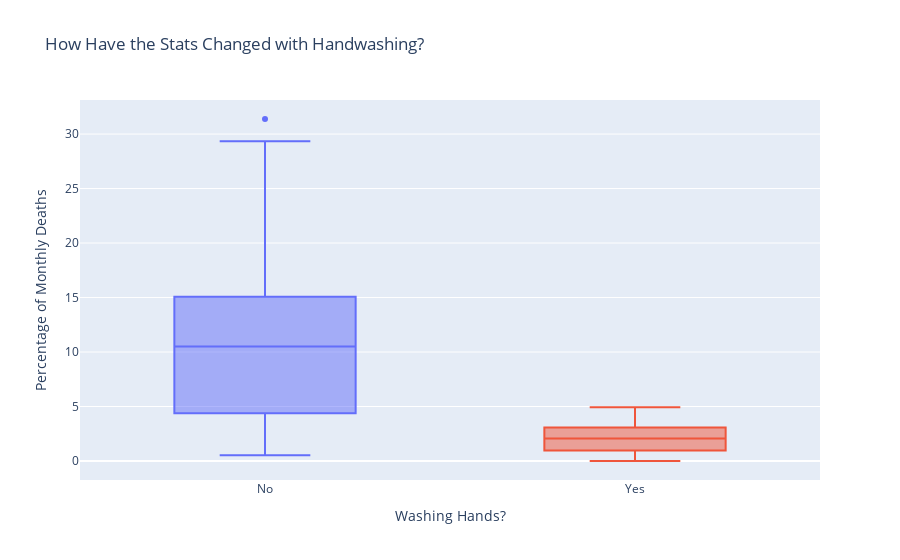

Notebook code cell kept with this figure:
### Code cell
boxplot = px.box(df_monthly, x='before_handwashing_start', y='pct_deaths', color='before_handwashing_start', title='How Have the Stats Changed with Handwashing?')
boxplot.update_layout(xaxis_title='Washing Hands?', yaxis_title='Percentage of Monthly Deaths')
boxplot.update_layout(showlegend=False)
boxplot.show()

### Figure 1 — Plotly figure (JSON) as saved in the notebook; plotly's stock layout.template omitted (floating-point values rounded to 4 significant figures)
{"data": [{"alignmentgroup": "True", "hovertemplate": "before_handwashing_start=%{x}<br>pct_deaths=%{y}<extra></extra>", "legendgroup": "No", "marker": {"color": "#636efa"}, "name": "No", "notched": false, "offsetgroup": "No", "orientation": "v", "showlegend": true, "type": "box", "x": ["No", "No", "No", "No", "No", "No", "No", "No", "No", "No", "No", "No", "No", "No", "No", "No", "No", "No", "No", "No", "No", "No", "No", "No", "No", "No", "No", "No", "No", "No", "No", "No", "No", "No", "No", "No", "No", "No", "No", "No", "No", "No", "No", "No", "No", "No", "No", "No", "No", "No", "No", "No", "No", "No", "No", "No", "No", "No", "No", "No", "No", "No", "No", "No", "No", "No", "No", "No", "No", "No", "No", "No", "No", "No", "No", "No"], "x0": " ", "xaxis": "x", "y": [14.57, 7.531, 4.332, 1.569, 0.7843, 5, 8.421, 1.351, 1.878, 11.02, 22.55, 20.85, 12.22, 10.23, 10.74, 3.226, 6.593, 20.78, 25.46, 18.39, 29.34, 22.97, 31.38, 19.12, 15.97, 12.41, 11.93, 6.098, 4.082, 0.5236, 1.554, 2.262, 17.6, 7.143, 8.051, 15.16, 11.28, 17.03, 17.31, 5.833, 2.679, 4.369, 6.32, 1.224, 3.226, 11.02, 10.55, 7.591, 4.745, 4.452, 4.231, 4.392, 7.143, 6.122, 3.586, 10.55, 14.84, 10.94, 10.49, 13.39, 18.09, 15.43, 18.97, 13.44, 10.15, 13.1, 18.06, 14.39, 14.96, 10.77, 5.369, 3.215, 1.923, 3.607, 18.27, 12.24], "y0": " ", "yaxis": "y"}, {"alignmentgroup": "True", "hovertemplate": "before_handwashing_start=%{x}<br>pct_deaths=%{y}<extra></extra>", "legendgroup": "Yes", "marker": {"color": "#EF553B"}, "name": "Yes", "notched": false, "offsetgroup": "Yes", "orientation": "v", "showlegend": true, "type": "box", "x": ["Yes", "Yes", "Yes", "Yes", "Yes", "Yes", "Yes", "Yes", "Yes", "Yes", "Yes", "Yes", "Yes", "Yes", "Yes", "Yes", "Yes", "Yes", "Yes", "Yes", "Yes", "Yes"], "x0": " ", "xaxis": "x", "y": [2.239, 1.2, 1.894, 4.58, 3.957, 4.472, 2.93, 3.534, 0.6873, 0, 0.6557, 0.9585, 1.136, 0.3717, 0, 0.9615, 2.341, 2.903, 1.34, 2.233, 3.085, 4.926], "y0": " ", "yaxis": "y"}], "layout": {"boxmode": "overlay", "legend": {"title": {"text": "before_handwashing_start"}, "tracegroupgap": 0}, "showlegend": false, "title": {"text": "How Have the Stats Changed with Handwashing?"}, "xaxis": {"anchor": "y", "categoryarray": ["No", "Yes"], "categoryorder": "array", "domain": [0, 1], "title": {"text": "Washing Hands?"}}, "yaxis": {"anchor": "x", "domain": [0, 1], "title": {"text": "Percentage of Monthly Deaths"}}}}
